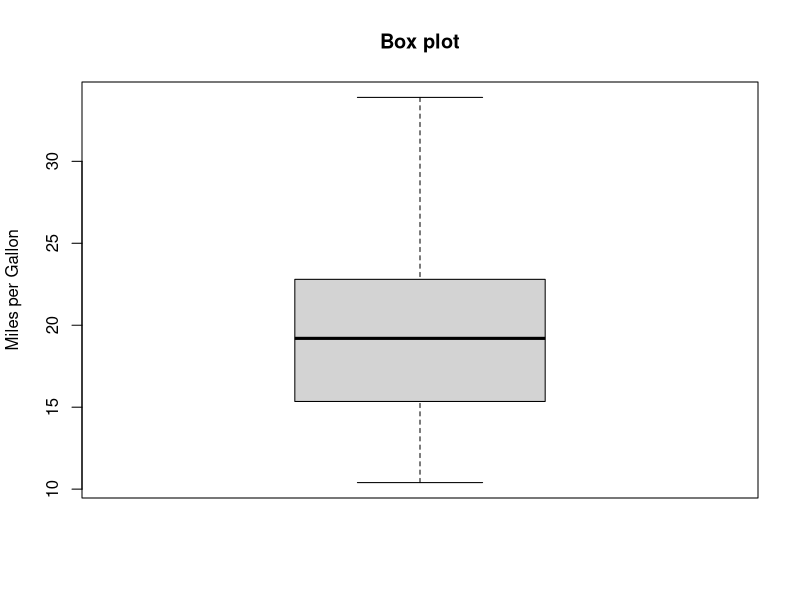

R code for this plot:
# Диаграммы типа «ящик-с-усами» (box plot) иллюстрируют распределение значений непрерывной
# переменной, отображая пять параметров: минимум, нижнюю квартиль (25% перцентиль), медиану
# (50% перцентиль), верхнюю квартиль (75% перцентиль) и максимум. На этой диаграмме также могут
# быть отображены вероятные выбросы (значения, выходящие за диапазон в ±1.5 межквартильного
# размаха, разности верхней и нижней квартилей). Например, команда:
boxplot(mtcars$mpg, main="Box plot", ylab="Miles per Gallon")
# позволяет построить диаграмму, показанную на рис. 6.11. Я добавил подписи к элементам
# диаграммы вручную.

# По умолчанию, каждый «ус» продолжается до самой минимального или максимального значения,
# которое не выходит за пределы 1.5 межквартильных размахов. Выходящие за эти пределы значения
# отмечаются точками (не показано).
# Например, в нашей выборке данных о машинах медиана для расхода топлива составляет 19.2
# миль на галлон, 50% значений попадают в диапазон между 15.3 и 22.8, наименьшее значение равно
# 10.4, а наибольшее – 33.9. Как это я смог считать значения с диаграммы с такой точностью? Команда
boxplot.stats(mtcars$mpg)
# выводит значения статистик, которые использовались для
# построения диаграммы (иначе говоря, я схитрил). Здесь не наблюдается выбросов и есть небольшой
# сдвиг распределения в положительную сторону (верхний ус длиннее нижнего)